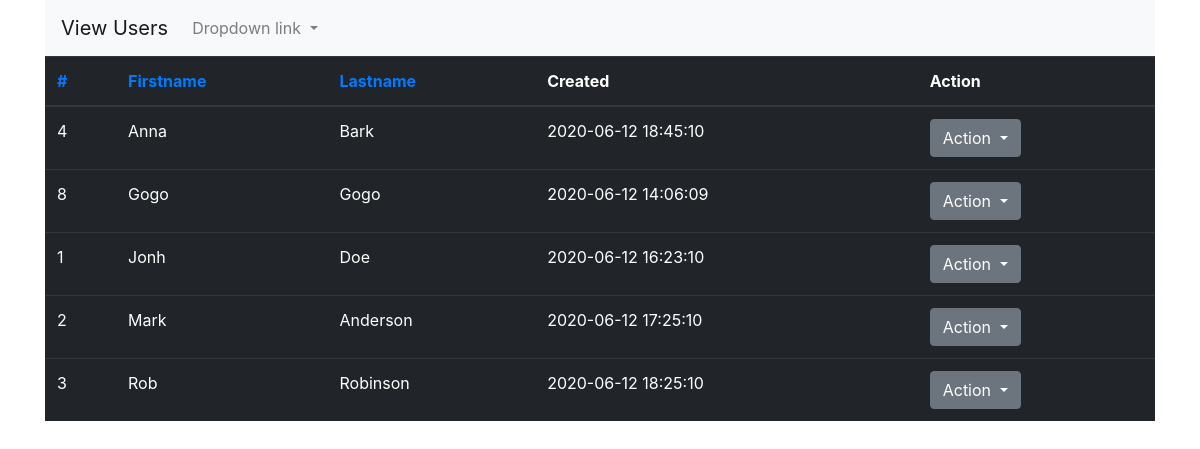
The page /index.php?sort=firstname on the database its author committed.
### tables this page shows
CREATE TABLE IF NOT EXISTS `users` (
  `id` int(11) NOT NULL AUTO_INCREMENT,
  `firstname` varchar(50) NOT NULL DEFAULT '0',
  `lastname` varchar(50) NOT NULL DEFAULT '0',
  `created_at` datetime DEFAULT NULL,
  PRIMARY KEY (`id`)
);

### index.php (the view, shortened to what this page needs)
<?php
require 'sql-config.php';
if(!empty($_GET['sort'])) {
    $sort = $_GET['sort'];
    $sql = "SELECT * FROM users ORDER BY $sort ASC;";
    $results = mysqli_query($conn, $sql);
    $users = mysqli_fetch_all($results, MYSQLI_ASSOC);
} else {
    $sql = "SELECT * FROM users;";
    $results = mysqli_query($conn, $sql);
    $users = mysqli_fetch_all($results, MYSQLI_ASSOC);
}
?>
<!DOCTYPE html>
<html lang="en">
<head>
    <link rel="stylesheet" href="https://maxcdn.bootstrapcdn.com/bootstrap/4.0.0/css/bootstrap.min.css">
</head>
<body>
    <div class="container">
            <nav class="navbar navbar-expand-lg navbar-light bg-light">
        <a class="navbar-brand" href="#">View Users</a>
        <div class="collapse navbar-collapse" id="navbarNavDropdown">
            <ul class="navbar-nav">
            <li class="nav-item dropdown">
                <a class="nav-link dropdown-toggle" href="#" id="navbarDropdownMenuLink" data-toggle="dropdown" aria-haspopup="true" aria-expanded="false">
                Dropdown link
                </a>
            </li>
            </ul>
        </div>
        </nav>
    <div>
    <table class="table table-dark">
  <thead>
    <tr>
      <th scope="col"><a href="index.php?sort=id">#</a></th>
      <th scope="col"><a href="index.php?sort=firstname">Firstname</a></th>
      <th scope="col"><a href="index.php?sort=lastname">Lastname</a></th>
      <th scope="col">Created</th>
      <th scope="col">Action</th>
    </tr>
  </thead>
  <tbody>
    <?php foreach($users as $user) : ?>
        <tr>
            <td><?= $user['id']; ?></td>
            <td><?= $user['firstname']; ?></td>
            <td><?= $user['lastname']; ?></td>
            <td><?= $user['created_at']; ?></td>
            <td>
                <div class="dropdown">
                    <button class="btn btn-secondary dropdown-toggle" type="button" id="dropdownMenuButton" data-toggle="dropdown" aria-haspopup="true" aria-expanded="false">
                        Action
                    </button>
                </div>
            </td>
        </tr>
    <?php endforeach; ?>
  </tbody>
</table>
    </div>
</div>
</body>
</html>

### rows shown on the page
users: id "4", firstname "Anna", lastname "Bark", created_at "2020-06-12 18:45:10"
users: id "8", firstname "Gogo", lastname "Gogo", created_at "2020-06-12 14:06:09"
users: id "1", firstname "Jonh", lastname "Doe", created_at "2020-06-12 16:23:10"
users: id "2", firstname "Mark", lastname "Anderson", created_at "2020-06-12 17:25:10"
users: id "3", firstname "Rob", lastname "Robinson", created_at "2020-06-12 18:25:10"
